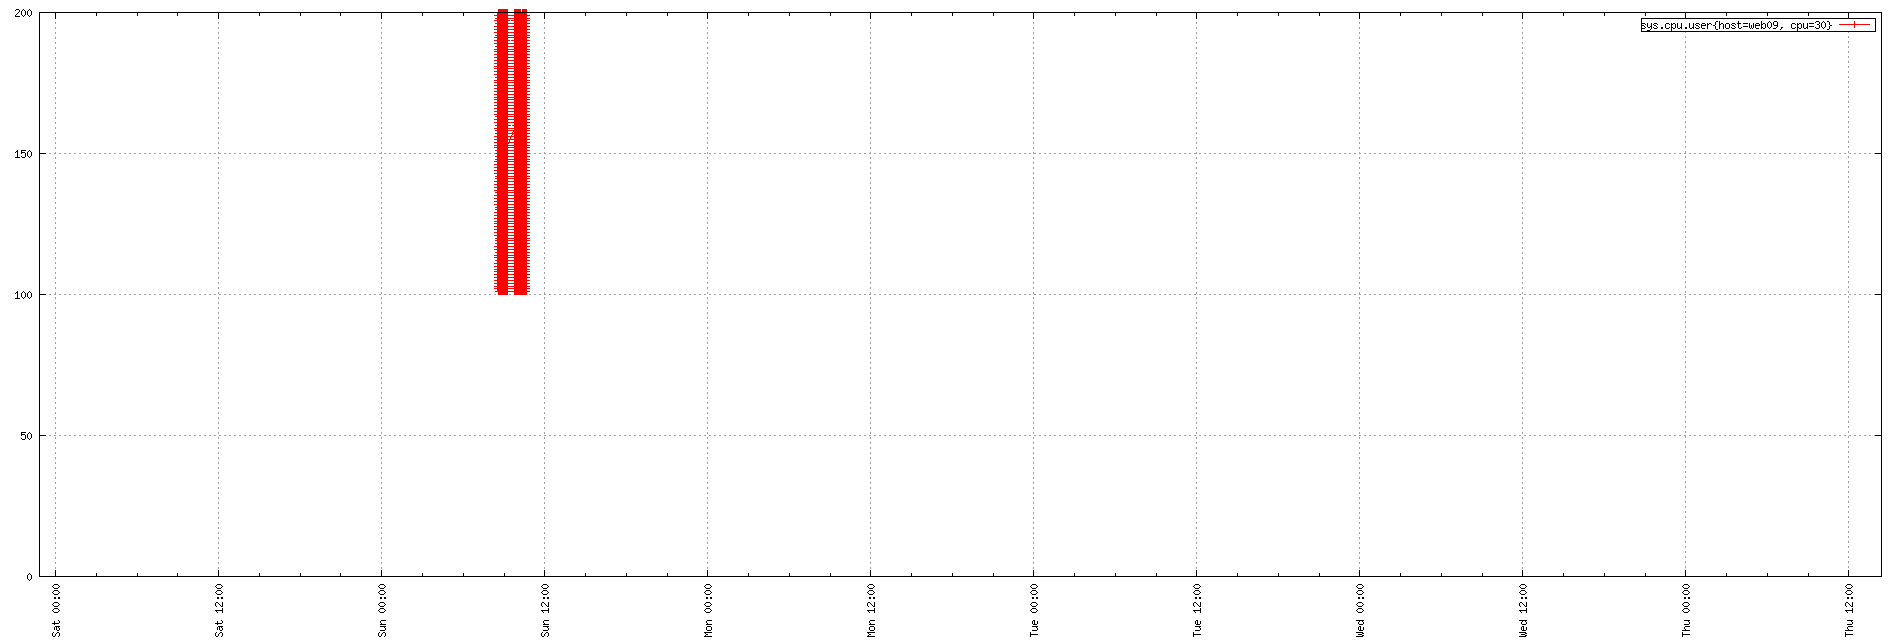

Reproduce this figure in gnuplot.
set term png small size 1900,644
set xdata time
set timefmt "%s"
if (GPVAL_VERSION < 4.6) set xtics rotate; else set xtics rotate right
set output "${TMPDIR-'tmp'}/tsd/8e6332c0.png"
set xrange ["1673650109":"1674138231"]
set format x "%a %H:%M"
set grid
set style data linespoint
set key right box
set yrange [0:]
plot  "${TMPDIR-'tmp'}/tsd/8e6332c0_0.dat" using 1:2 title "sys.cpu.user{host=web09, cpu=30}"
